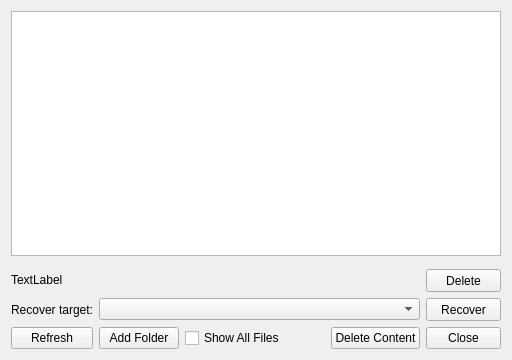
<?xml version="1.0" encoding="UTF-8"?>
<ui version="4.0">
 <class>RecoveryWindow</class>
 <widget class="QWidget" name="RecoveryWindow">
  <property name="geometry">
   <rect>
    <x>0</x>
    <y>0</y>
    <width>512</width>
    <height>360</height>
   </rect>
  </property>
  <property name="sizePolicy">
   <sizepolicy hsizetype="Preferred" vsizetype="Preferred">
    <horstretch>0</horstretch>
    <verstretch>0</verstretch>
   </sizepolicy>
  </property>
  <property name="minimumSize">
   <size>
    <width>0</width>
    <height>0</height>
   </size>
  </property>
  <property name="maximumSize">
   <size>
    <width>16777215</width>
    <height>16777215</height>
   </size>
  </property>
  <property name="windowTitle">
   <string>SandboxiePlus - Recovery</string>
  </property>
  <layout class="QVBoxLayout" name="verticalLayout_2">
   <item>
    <layout class="QVBoxLayout" name="verticalLayout">
     <item>
      <layout class="QGridLayout" name="gridLayout">
       <item row="6" column="1">
        <widget class="QPushButton" name="btnAddFolder">
         <property name="text">
          <string>Add Folder</string>
         </property>
        </widget>
       </item>
       <item row="6" column="4">
        <widget class="QToolButton" name="btnDeleteAll">
         <property name="sizePolicy">
          <sizepolicy hsizetype="Minimum" vsizetype="Minimum">
           <horstretch>0</horstretch>
           <verstretch>0</verstretch>
          </sizepolicy>
         </property>
         <property name="minimumSize">
          <size>
           <width>75</width>
           <height>0</height>
          </size>
         </property>
         <property name="text">
          <string>Delete Content</string>
         </property>
        </widget>
       </item>
       <item row="5" column="0">
        <widget class="QLabel" name="label">
         <property name="text">
          <string>Recover target:</string>
         </property>
         <property name="alignment">
          <set>Qt::AlignRight|Qt::AlignTrailing|Qt::AlignVCenter</set>
         </property>
         <property name="buddy">
          <cstring>cmbRecover</cstring>
         </property>
        </widget>
       </item>
       <item row="6" column="0">
        <widget class="QPushButton" name="btnRefresh">
         <property name="text">
          <string>Refresh</string>
         </property>
        </widget>
       </item>
       <item row="3" column="0">
        <widget class="QWidget" name="finder" native="true">
         <property name="maximumSize">
          <size>
           <width>16777215</width>
           <height>1</height>
          </size>
         </property>
        </widget>
       </item>
       <item row="5" column="1" colspan="4">
        <widget class="QComboBox" name="cmbRecover"/>
       </item>
       <item row="5" column="5">
        <widget class="QToolButton" name="btnRecover">
         <property name="sizePolicy">
          <sizepolicy hsizetype="Minimum" vsizetype="Minimum">
           <horstretch>0</horstretch>
           <verstretch>0</verstretch>
          </sizepolicy>
         </property>
         <property name="minimumSize">
          <size>
           <width>75</width>
           <height>23</height>
          </size>
         </property>
         <property name="text">
          <string>Recover</string>
         </property>
        </widget>
       </item>
       <item row="6" column="3">
        <spacer name="horizontalSpacer_2">
         <property name="orientation">
          <enum>Qt::Horizontal</enum>
         </property>
         <property name="sizeHint" stdset="0">
          <size>
           <width>40</width>
           <height>20</height>
          </size>
         </property>
        </spacer>
       </item>
       <item row="4" column="5">
        <widget class="QToolButton" name="btnDelete">
         <property name="sizePolicy">
          <sizepolicy hsizetype="Minimum" vsizetype="Minimum">
           <horstretch>0</horstretch>
           <verstretch>0</verstretch>
          </sizepolicy>
         </property>
         <property name="minimumSize">
          <size>
           <width>75</width>
           <height>23</height>
          </size>
         </property>
         <property name="text">
          <string>Delete</string>
         </property>
        </widget>
       </item>
       <item row="0" column="0" rowspan="3" colspan="6">
        <widget class="QTreeView" name="treeFiles"/>
       </item>
       <item row="6" column="5">
        <widget class="QToolButton" name="btnClose">
         <property name="sizePolicy">
          <sizepolicy hsizetype="Minimum" vsizetype="Minimum">
           <horstretch>0</horstretch>
           <verstretch>0</verstretch>
          </sizepolicy>
         </property>
         <property name="maximumSize">
          <size>
           <width>16777215</width>
           <height>16777215</height>
          </size>
         </property>
         <property name="text">
          <string>Close</string>
         </property>
        </widget>
       </item>
       <item row="6" column="2">
        <widget class="QCheckBox" name="chkShowAll">
         <property name="text">
          <string>Show All Files</string>
         </property>
        </widget>
       </item>
       <item row="4" column="0" colspan="5">
        <widget class="QLabel" name="lblInfo">
         <property name="sizePolicy">
          <sizepolicy hsizetype="Preferred" vsizetype="Fixed">
           <horstretch>0</horstretch>
           <verstretch>0</verstretch>
          </sizepolicy>
         </property>
         <property name="text">
          <string>TextLabel</string>
         </property>
        </widget>
       </item>
      </layout>
     </item>
    </layout>
   </item>
  </layout>
 </widget>
 <tabstops>
  <tabstop>treeFiles</tabstop>
  <tabstop>btnDelete</tabstop>
  <tabstop>cmbRecover</tabstop>
  <tabstop>btnRecover</tabstop>
  <tabstop>btnRefresh</tabstop>
  <tabstop>btnAddFolder</tabstop>
  <tabstop>chkShowAll</tabstop>
  <tabstop>btnDeleteAll</tabstop>
  <tabstop>btnClose</tabstop>
 </tabstops>
 <resources/>
 <connections/>
</ui>
